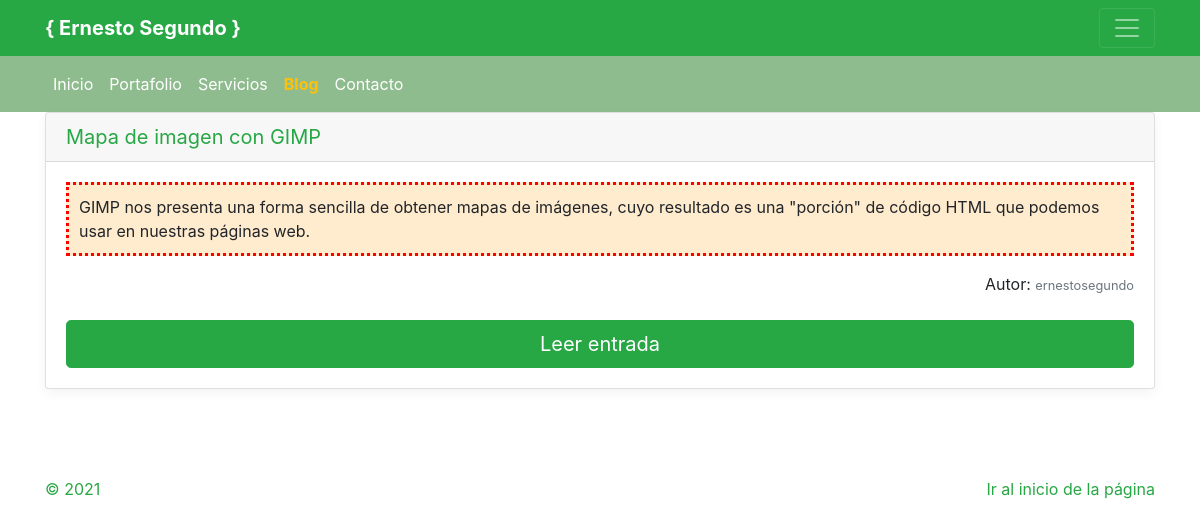
/blog/, run on an earlier commit of the app's database.
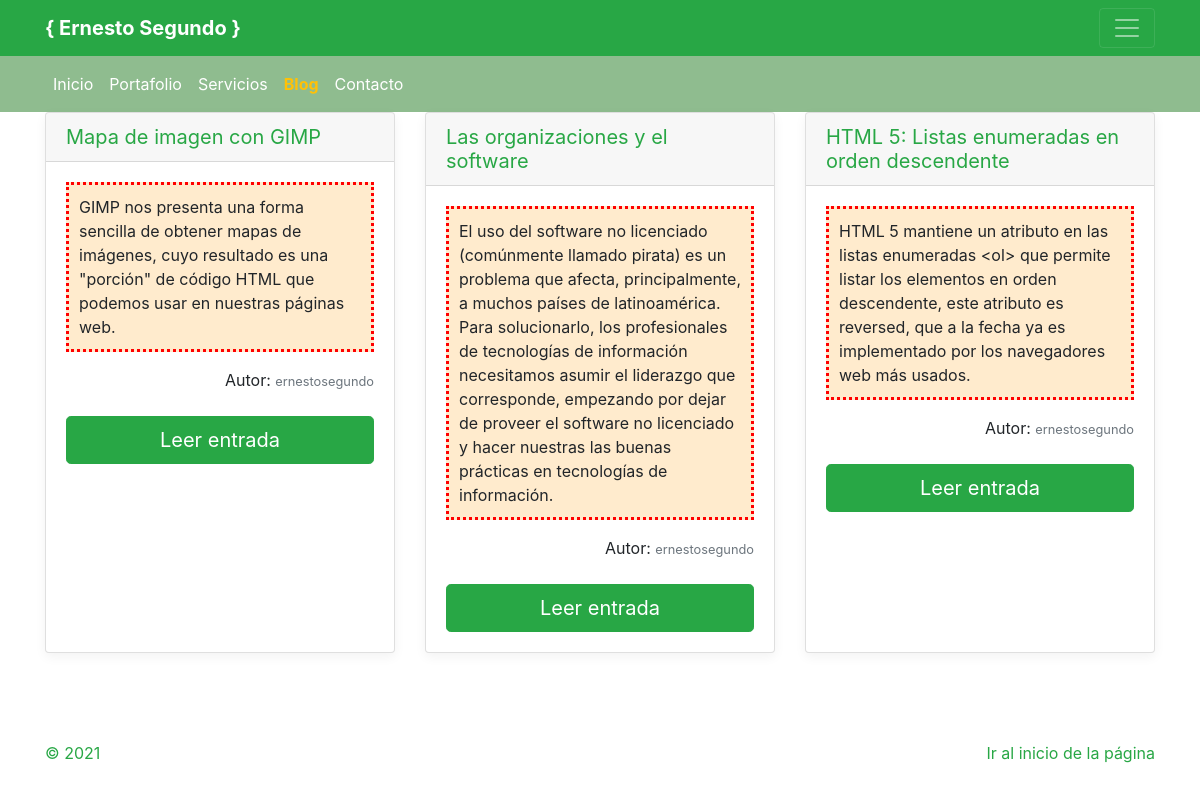
And on a later commit of the database.
### blog/models.py (models this page shows, shortened)
class Post(models.Model):
    titulo = models.CharField(max_length=80)
    resumen = models.CharField(max_length=500)
    imagen = models.ImageField(upload_to='blog', null=True, blank=True)
    autor = models.ForeignKey(User, on_delete=models.CASCADE)
    categorias = models.ManyToManyField(CategoriaPost)
    contenido = HTMLField()
    creado = models.DateTimeField(auto_now_add=True)
    modificado = models.DateTimeField(auto_now_add=True)
    class Meta:
        verbose_name = "Publicación"
        verbose_name_plural = "Publicaciones"

### blog/views.py (the view)
# urls.py: path('', views.blog, name='blog'),
def blog(request):
    posts = Post.objects.all()
    return render(request, 'blog/blog.html', {'posts': posts})

### blog/templates/blog/blog.html (shortened to what this page needs)
{% extends 'presentacion/masterpage.html' %}
{% load static %}
{% block content %}
    <main role="main">
		<div class="container">
			<div class="card-deck mb-3">
				{% for post in posts %}
				<div class="card mb-4 box-shadow">
                	<div class="card-header">
						<h5 class="my-0 font-weight-normal text-success">{{ post.titulo }}</h5>
					</div>
					<div class="card-body">
						<p class="card-title pricing-card-title summary-text">{{ post.resumen }}</p>
						<ul class="list-unstyled mt-3 mb-4">
							<li><p class="text-right">Autor: <small class="text-muted">{{ post.autor }}</small></p></li>
						</ul>
						<a class="btn btn-lg btn-block btn-success" href="#">Leer entrada</a>
					</div>
                </div>
				{% endfor %}
			</div>
		</div>
	</main>
{% endblock content %}

### presentacion/templates/presentacion/masterpage.html (shortened to what this page needs)
<!DOCTYPE html>
<html lang="es">
<head>
    {% load static %}
	<link rel="stylesheet" type="text/css" href="{% static '/css/ernestosegundo.css' %}" />
	<link rel="stylesheet" type="text/css" href="{% static '/css/bootstrap.css' %}" />
	<link rel="stylesheet" type="text/css" href="{% static '/css/smart_wizard.css' %}" />
	<link rel="stylesheet" type="text/css" href="{% static '/css/smart_wizard_arrows.css' %}" />
</head>
<body>
	{% include 'presentacion/header.html' %}
	{% block content %}
    {% endblock %}
    {% include 'presentacion/footer.html' %}
</body>
</html>

### presentacion/templates/presentacion/header.html (shortened to what this page needs)
<header>
    <div class="navbar navbar-dark bg-success box-shadow">
        <div class="container d-flex justify-content-between">
            <div class="navbar-brand d-flex align-items-center">
                <strong>{ Ernesto Segundo }</strong>
            </div>
            <a class="navbar-toggler" type="button" data-toggle="collapse"
                data-target="#navbarHeader" aria-controls="navbarHeader"
                aria-expanded="false" aria-label="Toggle navigation">
                <span class="navbar-toggler-icon"></span>
            </a>
        </div>
    </div>
</header>
<nav class="navbar navbar-expand-lg navbar-success bg-navbar">
    <div class="container">
        <div class="collapse navbar-collapse text-white" id="navbars">
            <ul class="navbar-nav mr-auto">
                <li class="nav-item"><a class="nav-link {% if request.path == '/' %} text-warning font-weight-bold {% else %} text-white {% endif %}" href="{% url 'presentacion' %}">Inicio</a></li>
                <li class="nav-item"><a class="nav-link {% if request.path == '/portafolio/' %} text-warning font-weight-bold {% else %} text-white {% endif %}" href="{% url 'portafolio' %}">Portafolio</a></li>
                <li class="nav-item"><a class="nav-link {% if request.path == '/servicios/' %} text-warning font-weight-bold {% else %} text-white {% endif %}" href="{% url 'servicios' %}">Servicios</a></li>
                <li class="nav-item"><a class="nav-link {% if request.path == '/blog/' %} text-warning font-weight-bold {% else %} text-white {% endif %}" href="{% url 'blog' %}">Blog</a></li>
                <li class="nav-item"><a class="nav-link {% if request.path == '/contacto/' %} text-warning font-weight-bold {% else %} text-white {% endif %}" href="{% url 'contacto' %}">Contacto</a></li>
            </ul>
        </div>
    </div>
</nav>

### presentacion/templates/presentacion/footer.html
<footer class="text-muted">
    <div class="container">
        <div class="float-right">
            <a href="#" class="text-success">Ir al inicio de la página</a>
        </div>
        <div>
            <span class="text-success">&copy; 2021</span>
        </div>
    </div>
</footer>

### presentacion/static/css/ernestosegundo.css (style rules this page uses)
:root { --jumbotron-padding-y: 3rem; }
footer { padding-top: 3rem; padding-bottom: 3rem; }
.box-shadow { box-shadow: 0 .25rem .75rem rgba(0, 0, 0, .05); }
.bg-navbar { background-color:darkseagreen; }
.summary-text { background-color:blanchedalmond; border-style: dotted; border-color: red; padding: 10px; }

What changed in the data, as far as the page shows it:
added Post: titulo "Las organizaciones y el software", resumen "El uso del software no licenciado (comúnmente llamado pirata) es un problema que afecta, principalmente, a muchos países de latinoamérica. Para solucionarlo, los profesionales de tecnologías de información necesitamos asumir el liderazgo que corresponde, empezando por dejar de proveer el software no licenciado y hacer nuestras las buenas prácticas en tecnologías de información.", autor "ernestosegundo"
added Post: titulo "HTML 5: Listas enumeradas en orden descendente", resumen "HTML 5 mantiene un atributo en las listas enumeradas <ol> que permite listar los elementos en orden descendente, este atributo es reversed, que a la fecha ya es implementado por los navegadores web más usados.", autor "ernestosegundo"
